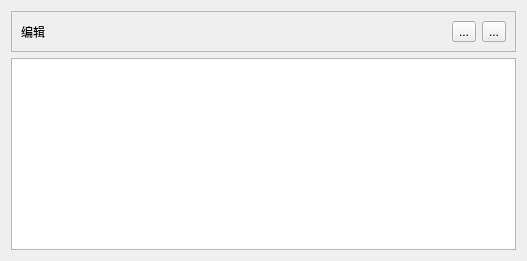
                 <widget class="QWidget" name="pageNoteEdit">
                  <layout class="QVBoxLayout" name="verticalLayout_9" stretch="1,9">
                   <item>
                    <widget class="QFrame" name="frmPageNoteEditBanner">
                     <property name="frameShape">
                      <enum>QFrame::Shape::StyledPanel</enum>
                     </property>
                     <property name="frameShadow">
                      <enum>QFrame::Shadow::Raised</enum>
                     </property>
                     <layout class="QHBoxLayout" name="horizontalLayout_5">
                      <item>
                       <widget class="QLabel" name="lblEditTitle">
                        <property name="text">
                         <string>编辑</string>
                        </property>
                       </widget>
                      </item>
                      <item>
                       <spacer name="horizontalSpacer_4">
                        <property name="orientation">
                         <enum>Qt::Orientation::Horizontal</enum>
                        </property>
                        <property name="sizeHint" stdset="0">
                         <size>
                          <width>401</width>
                          <height>20</height>
                         </size>
                        </property>
                       </spacer>
                      </item>
                      <item>
                       <widget class="QToolButton" name="tbtn1">
                        <property name="text">
                         <string>...</string>
                        </property>
                       </widget>
                      </item>
                      <item>
                       <widget class="QToolButton" name="tbtn2">
                        <property name="text">
                         <string>...</string>
                        </property>
                       </widget>
                      </item>
                     </layout>
                    </widget>
                   </item>
                   <item>
                    <widget class="QMarkdownTextEdit" name="tedtNote"/>
                   </item>
                  </layout>
                 </widget>
